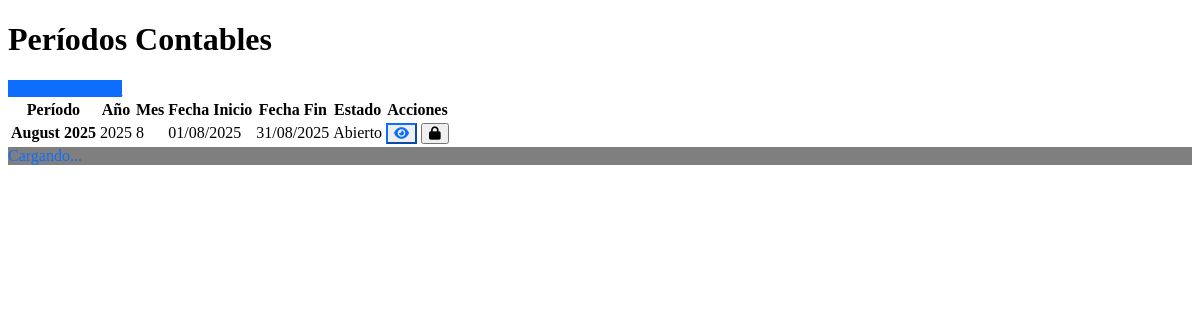
The app's page /accounting/periods, older data.
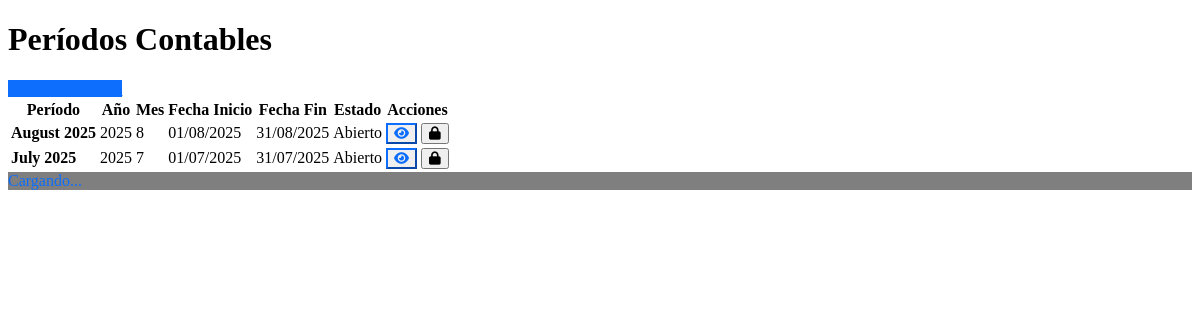
The same page, newer data.
### models.py (models this page shows)
class AccountingPeriod(db.Model):
    __tablename__ = 'accounting_periods'
    id = db.Column(db.Integer, primary_key=True)
    name = db.Column(db.String(100), nullable=False)  # Ej: "Enero 2024"
    year = db.Column(db.Integer, nullable=False)
    month = db.Column(db.Integer, nullable=False)
    start_date = db.Column(db.Date, nullable=False)
    end_date = db.Column(db.Date, nullable=False)
    is_closed = db.Column(db.Boolean, default=False)
    closed_date = db.Column(db.DateTime)
    closed_by = db.Column(db.Integer, db.ForeignKey('users.id'))
    created_at = db.Column(db.DateTime, default=datetime.utcnow)
    closer = db.relationship('User', backref='closed_periods')
    __table_args__ = (
        db.UniqueConstraint('year', 'month'),
    )

### routes/accounting.py (the view)
@accounting_bp.route('/periods')
def periods():
    periods = AccountingPeriod.query.order_by(
        desc(AccountingPeriod.year),
        desc(AccountingPeriod.month)
    ).all()
    return render_template('accounting/periods.html', periods=periods)

### templates/accounting/periods.html (shortened to what this page needs)
{% extends "base.html" %}
{% block content %}
<div class="d-flex justify-content-between flex-wrap flex-md-nowrap align-items-center pt-3 pb-2 mb-3 border-bottom">
    <h1 class="h2">Períodos Contables</h1>
    <div class="btn-toolbar mb-2 mb-md-0">
        <a href="{{ url_for('accounting.create_period') }}" class="btn btn-primary">
            <i class="fas fa-plus"></i> Nuevo Período
        </a>
    </div>
</div>
<div class="card">
    <div class="card-body">
        {% if periods %}
        <div class="table-responsive">
            <table class="table table-striped">
                <thead class="table-dark">
                    <tr>
                        <th>Período</th>
                        <th>Año</th>
                        <th>Mes</th>
                        <th>Fecha Inicio</th>
                        <th>Fecha Fin</th>
                        <th>Estado</th>
                        <th>Acciones</th>
                    </tr>
                </thead>
                <tbody>
                    {% for period in periods %}
                    <tr>
                        <td><strong>{{ period.name }}</strong></td>
                        <td>{{ period.year }}</td>
                        <td>{{ period.month }}</td>
                        <td>{{ period.start_date.strftime('%d/%m/%Y') }}</td>
                        <td>{{ period.end_date.strftime('%d/%m/%Y') }}</td>
                        <td>
                            {% if period.is_closed %}
                            <span class="badge bg-danger">Cerrado</span>
                            {% else %}
                            <span class="badge bg-success">Abierto</span>
                            {% endif %}
                        </td>
                        <td>
                            <div class="btn-group btn-group-sm">
                                <button type="button" class="btn btn-outline-primary" title="Ver asientos">
                                    <i class="fas fa-eye"></i>
                                </button>
                                {% if not period.is_closed %}
                                <button type="button" class="btn btn-outline-danger" title="Cerrar período">
                                    <i class="fas fa-lock"></i>
                                </button>
                                {% endif %}
                            </div>
                        </td>
                    </tr>
                    {% endfor %}
                </tbody>
            </table>
        </div>
        {% endif %}
    </div>
</div>
{% endblock %}

### templates/base.html (shortened to what this page needs)
<!DOCTYPE html>
<html lang="es" data-bs-theme="dark">
<head>
    <link href="https://cdn.replit.com/agent/bootstrap-agent-dark-theme.min.css" rel="stylesheet">
    <link href="https://cdnjs.cloudflare.com/ajax/libs/font-awesome/6.4.0/css/all.min.css" rel="stylesheet">
    <link href="https://cdn.datatables.net/1.13.6/css/dataTables.bootstrap5.min.css" rel="stylesheet">
    <link href="{{ url_for('static', filename='css/themes.css') }}" rel="stylesheet">
</head>
<body class="{% if session.theme %}theme-{{ session.theme }}{% else %}theme-blue{% endif %}">
    <main class="container-fluid py-3">
        {% block content %}{% endblock %}
    </main>
    <div id="loadingOverlay" class="position-fixed top-0 start-0 w-100 h-100 d-none" style="background: rgba(0,0,0,0.5); z-index: 9999;">
        <div class="d-flex justify-content-center align-items-center h-100">
            <div class="spinner-border text-primary" role="status">
                <span class="visually-hidden">Cargando...</span>
            </div>
        </div>
    </div>
</body>
</html>

### static/css/themes.css (style rules this page uses)
:root { --theme-primary: #0d6efd; --theme-primary-rgb: 13, 110, 253; --theme-secondary: #6c757d; --theme-success: #198754; --theme-info: #0dcaf0; --theme-warning: #ffc107; --theme-danger: #dc3545; }
.theme-blue { --theme-primary: #0d6efd; --theme-primary-rgb: 13, 110, 253; --theme-primary-dark: #0b5ed7; --theme-primary-light: #6ea8fe; }
.theme-blue .btn-primary, .theme-green .btn-primary, .theme-purple .btn-primary, .theme-orange .btn-primary { background-color: var(--theme-primary); border-color: var(--theme-primary); }
.theme-blue .btn-outline-primary, .theme-green .btn-outline-primary, .theme-purple .btn-outline-primary, .theme-orange .btn-outline-primary { color: var(--theme-primary); border-color: var(--theme-primary); }
.theme-blue a, .theme-green a, .theme-purple a, .theme-orange a { color: var(--theme-primary); }
.theme-blue .spinner-border.text-primary, .theme-green .spinner-border.text-primary, .theme-purple .spinner-border.text-primary, .theme-orange .spinner-border.text-primary { color: var(--theme-primary) !important; }
.theme-blue, .theme-green, .theme-purple, .theme-orange { transition: all 0.3s ease; }
.theme-blue *, .theme-green *, .theme-purple *, .theme-orange * { transition: color 0.3s ease, background-color 0.3s ease, border-color 0.3s ease; }
[data-bs-theme="dark"] .theme-blue, [data-bs-theme="dark"] .theme-green, [data-bs-theme="dark"] .theme-purple, [data-bs-theme="dark"] .theme-orange { --theme-primary-light: var(--theme-primary); }

Row changes from the older to the newer data that the page shows:
added AccountingPeriod: name "July 2025", year "2025", month "7", start_date "01/07/2025", end_date "31/07/2025", is_closed "Abierto"
